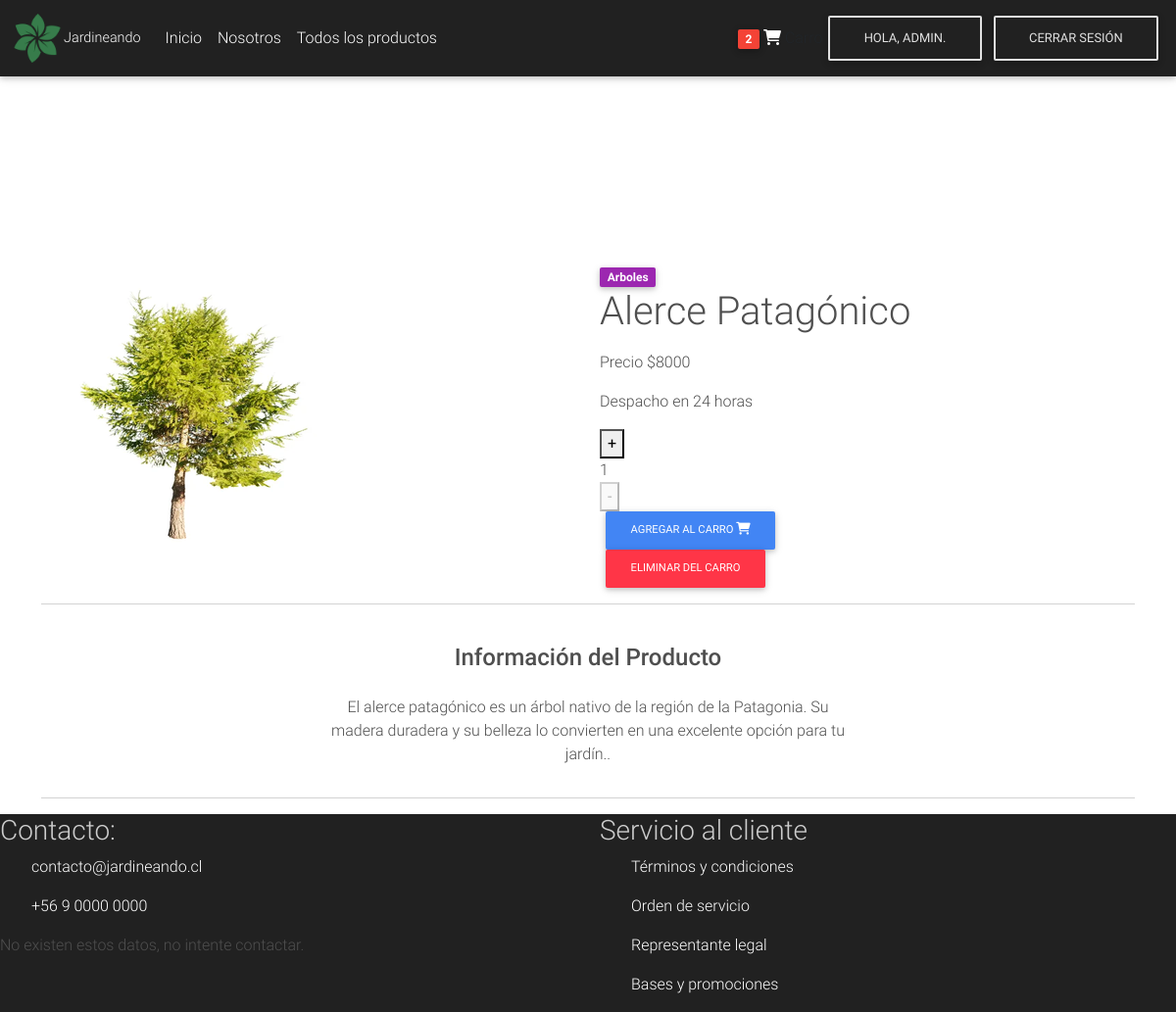
The page /product/alerce-patagonico/ (signed in) on the database its author committed.
### core/models.py (models this page shows, shortened)
class Order(models.Model):
    user = models.ForeignKey(settings.AUTH_USER_MODEL,
                             on_delete=models.CASCADE)
    ref_code = models.CharField(max_length=20, blank=True, null=True)
    items = models.ManyToManyField(OrderItem)
    start_date = models.DateTimeField(auto_now_add=True)
    ordered_date = models.DateTimeField()
    ordered = models.BooleanField(default=False)
    shipping_address = models.ForeignKey(
        'Address', related_name='shipping_address', on_delete=models.SET_NULL, blank=True, null=True)
    billing_address = models.ForeignKey(
        'Address', related_name='billing_address', on_delete=models.SET_NULL, blank=True, null=True)
    payment = models.ForeignKey(
        'Payment', on_delete=models.SET_NULL, blank=True, null=True)
    coupon = models.ForeignKey(
        'Coupon', on_delete=models.SET_NULL, blank=True, null=True)
    being_delivered = models.BooleanField(default=False)
    received = models.BooleanField(default=False)
    refund_requested = models.BooleanField(default=False)
    refund_granted = models.BooleanField(default=False)

class OrderItem(models.Model):
    user = models.ForeignKey(settings.AUTH_USER_MODEL,
                             on_delete=models.CASCADE)
    ordered = models.BooleanField(default=False)
    item = models.ForeignKey(Item, on_delete=models.CASCADE)
    quantity = models.IntegerField(default=1)

class Item(models.Model):
    title = models.CharField(max_length=100)
    price = models.FloatField()
    discount_price = models.FloatField(blank=True, null=True)
    on_sale = models.BooleanField(default=False)
    category = models.CharField(choices=CATEGORY_CHOICES, max_length=2)
    label = models.CharField(choices=LABEL_CHOICES, max_length=2, blank=True, null=True)
    slug = models.SlugField()
    description = models.TextField()
    image = models.ImageField(default='default.jpg', upload_to='productos')
    def get_add_to_cart_url(self):
        return reverse("core:core-add-to-cart", kwargs={'slug': self.slug})
    def get_remove_from_cart_url(self):
        return reverse("core:core-remove-from-cart", kwargs={'slug': self.slug})

### core/views.py (the view)
# urls.py: path('product/<slug>/', ItemDetailView.as_view(), name='core-product'),
class ItemDetailView(DetailView):
    model = Item
    template_name = 'core/product.html'
    def get_context_data(self, **kwargs):
        context = super().get_context_data(**kwargs)
        item = self.get_object()  # Obtener el producto actual
        random_products = Item.objects.exclude(slug=item.slug).order_by('?')[:5]
        context['random_products'] = random_products
        return context

### core/templatetags/cart_templates_tags.py (called while the page is built)
@register.filter
def cart_item_count(user):
    if user.is_authenticated:
        qs = Order.objects.filter(user=user, ordered=False)
        if qs.exists():
            total_quantity = sum(order_item.quantity for order_item in qs[0].items.all())
            return total_quantity
    return 0

### core/templatetags/custom_filters.py (called while the page is built)
@register.filter
def add_thousands_separator(value):
    locale.setlocale(locale.LC_ALL, '')  # Set the default locale
    return locale.format_string("%.0f", value, grouping=True)

### core/templates/core/product.html (shortened to what this page needs)
{% extends "core/base.html" %}
{% load l10n %}
{% load humanize %}
{% load custom_filters %}
{% block content %}
  <main class="mt-5 pt-4">
    <div class="container dark-grey-text mt-5">
      <div class="row wow fadeIn">
        <div class="col-md-6 mb-4">
          <img src="{{ item.image.url }}" class="img-fluid" alt="">
        </div>
        <div class="col-xs-12 col-sm-12 col-md-5">
          <section class="product-header hidden-xs">
            <div class="brand-logo"><span class="badge purple mr-1">{{ object.get_category_display }}</span></div>
            <h1>{{ item.title }}</h1>
          </section>
          <section class="product-info">
            <dl class="prices-list">
              {% if item.on_sale %}
                <div class="product-price-container product-normal-price mt-3">
                  <dd class="product-price-type">Precio $<del>{{ item.price|add_thousands_separator }}</del></dd>
                  <dt class="product-price product-price__line-thru"></dt>
                </div>
                <div class="product-price-container product-internet-price mt-2">
                  <dd class="product-price-type">Oferta ${{ item.discount_price|add_thousands_separator }}</dd>
                  <dt class="product-price"></dt>
                </div>
                <div class="product-price-container product-price-discount mt-3">
                  <dd class="product-price-type">Descuento<span class="badge rounded-pill badge-danger ms-2">
                    {{ item.get_discount_pencentaje }}%
                  </span></dd>
                </div>
              {% else %}
                <div class="product-price-container product-normal-price mt-3">
                  <dd class="product-price-type">Precio ${{ item.price|add_thousands_separator }}</dd>
                </div>
              {% endif %}
              <div class="product-header-emblems__desktop mt-3">
                <div class="product-emblems">
                    <div class="emblem emblem--sell pdp">Despacho en 24 horas</div>
                </div>
              </div>
            </dl>
          </section>
          <section class="product-buy-options">
            <div class="no-gutter clearfix">
              <div class="col-xs-4 col-sm-4 col-lg-3">
                <div class="stepper custom-select product-quantity-input">
                  <button id="-increase" class="stepper-control stepper-control-increase" title="Más" type="button">+</button>
                  <div class="stepper-value">1</div>
                  <button id="-decrease" class="stepper-control stepper-control-decrease" title="Menos" type="button" disabled="">-</button>
                </div>
              </div>
              <div class="col-xs-8 col-sm-8 col-lg-9">
                <a href="{{ object.get_add_to_cart_url }}" class="btn btn-primary btn-md my-0 p" >Agregar al carro
                  <i class="fas fa-shopping-cart ml-1"></i>
                </a>
                <a href="{{ object.get_remove_from_cart_url }}" class="btn btn-danger btn-md my-0 p" >Eliminar del carro
                </a>
              </div>
            </div>
          </section>
        </div>
      </div>
      <hr>
      <div class="row d-flex justify-content-center wow fadeIn">
        <div class="col-md-6 text-center">
          <h4 class="my-4 h4">Información del Producto</h4>
          <p>{{ object.description }}.</p>
        </div>
      </div>
      <hr>
    </div>
  </main>
{% endblock content %}

### core/templates/core/navbar.html (shortened to what this page needs)
{% load static %}
{% load  cart_templates_tags %}
<nav class="navbar navbar-expand-lg navbar-dark bg-dark">
    <div class="container-fluid">
        <a class="navbar-brand" href="/">
            <table class="icomo-marca">
                <tr>
                    <td>
                        <img class="icono" src="{% static 'core/img/icono.png' %}" alt="Icono flor">
                    </td>
                    <td>
                        Jardineando
                    </td>
                </tr>
            </table>
        </a>
        <div class="collapse navbar-collapse" id="navbarSupportedContent">
            <ul class="navbar-nav me-auto mb-2 mb-lg-0">
                <li class="nav-item">
                    <a class="nav-link active" aria-current="page" href="/">Inicio</a>
                </li>
                <li class="nav-item">
                    <a class="nav-link" href="{% url 'core:core-nosotros' %}">Nosotros</a>
                </li>
                <li class="nav-item">
                    <a class="nav-link" href="{% url 'core:core-products-category' %}">Todos los productos</a>
                </li>
                <li class="nav-item">
                    <a href="carrito.html" class="nav-link"></a>
                </li>
            </ul>
            <div class="d-flex align-items-center">
                {% if request.user.is_authenticated %}
                <a href="{% url 'core:core-order-summary' %}" class="nav-link">
                    <span class="badge red z-depth-1 mr-1">{{ request.user|cart_item_count }}</span>
                    <i class="fas fa-shopping-cart" style="color: white;"></i>
                    <span class="clearfix d-none d-sm-inline-block">Carro</span>
                </a>
                <a href="{% url 'core:core-profile' %}">
                    <button class="btn btn-outline-light btn-dark">Hola, {{ request.user.username }}.</button>
                </a>
                <a href="{% url 'account_logout' %}">
                    <button type="button" class="btn btn-outline-light btn-dark">Cerrar Sesión</button>
                </a>
                {% endif %}
            </div>
        </div>
    </div>
</nav>

### core/static/core/css/style.css (style rules this page uses)
html, body, .view { height: 100%; }
.icono { height: 50px; -webkit-transition: 500ms linear all; transform: rotate(0deg); transition: 500ms linear all; }
.nav-link { -webkit-transition: 300ms linear all; }
html { background-color: 33, 37, 41; overflow-x: hidden; }

### core/templates/core/base.html (style rules this page uses)
html, body, header, .carousel { height: 60vh; }

### rows shown on the page
Item: image (picture), category "Arboles", title "Alerce Patagónico", price|add_thousands_separator "8000", description "El alerce patagónico es un árbol nativo de la región de la Patagonia. Su madera duradera y su belleza lo convierten en una excelente opción para tu jardín."

### other values the page prints
{{ request.user|cart_item_count }} "2"
{{ request.user.username }} "ADMIN"
